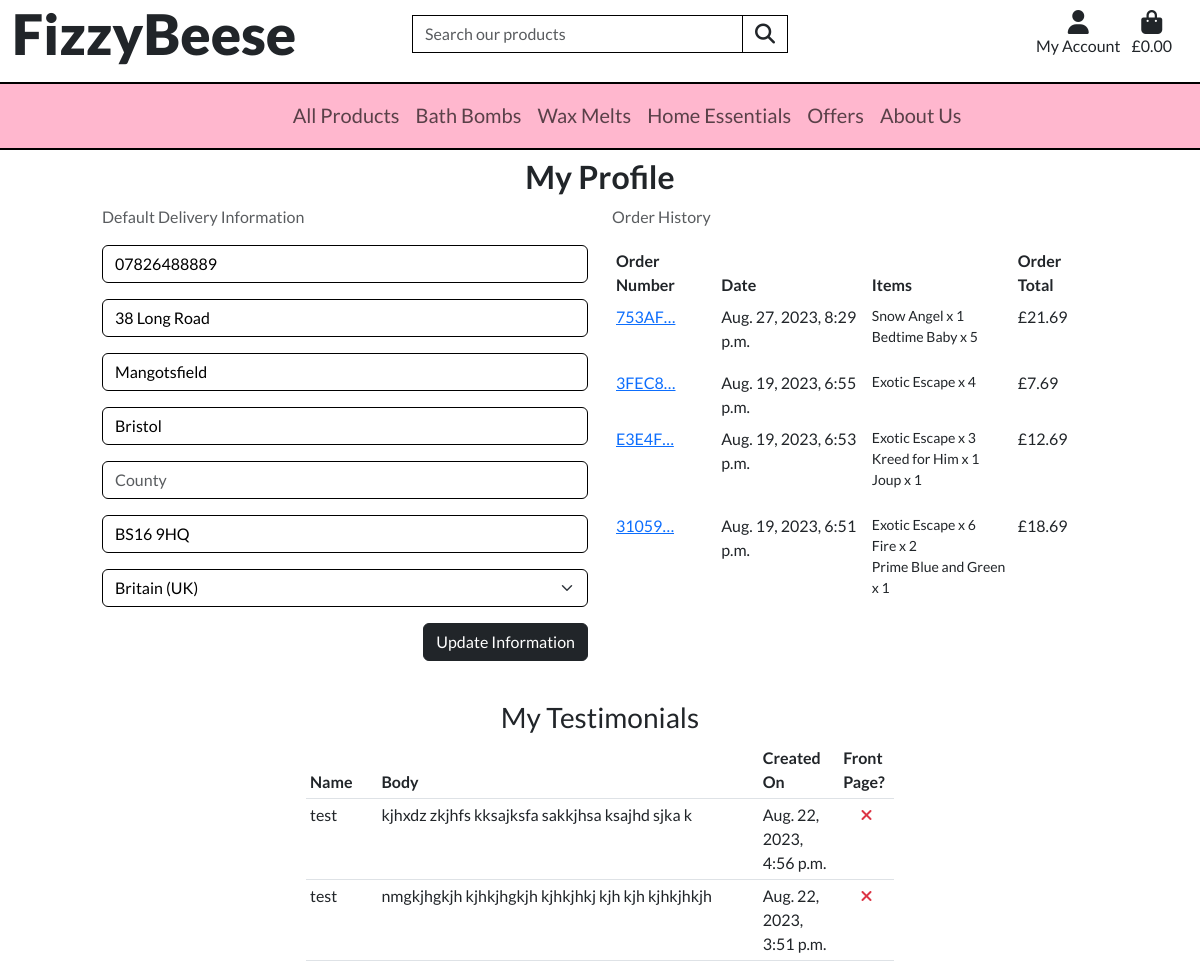
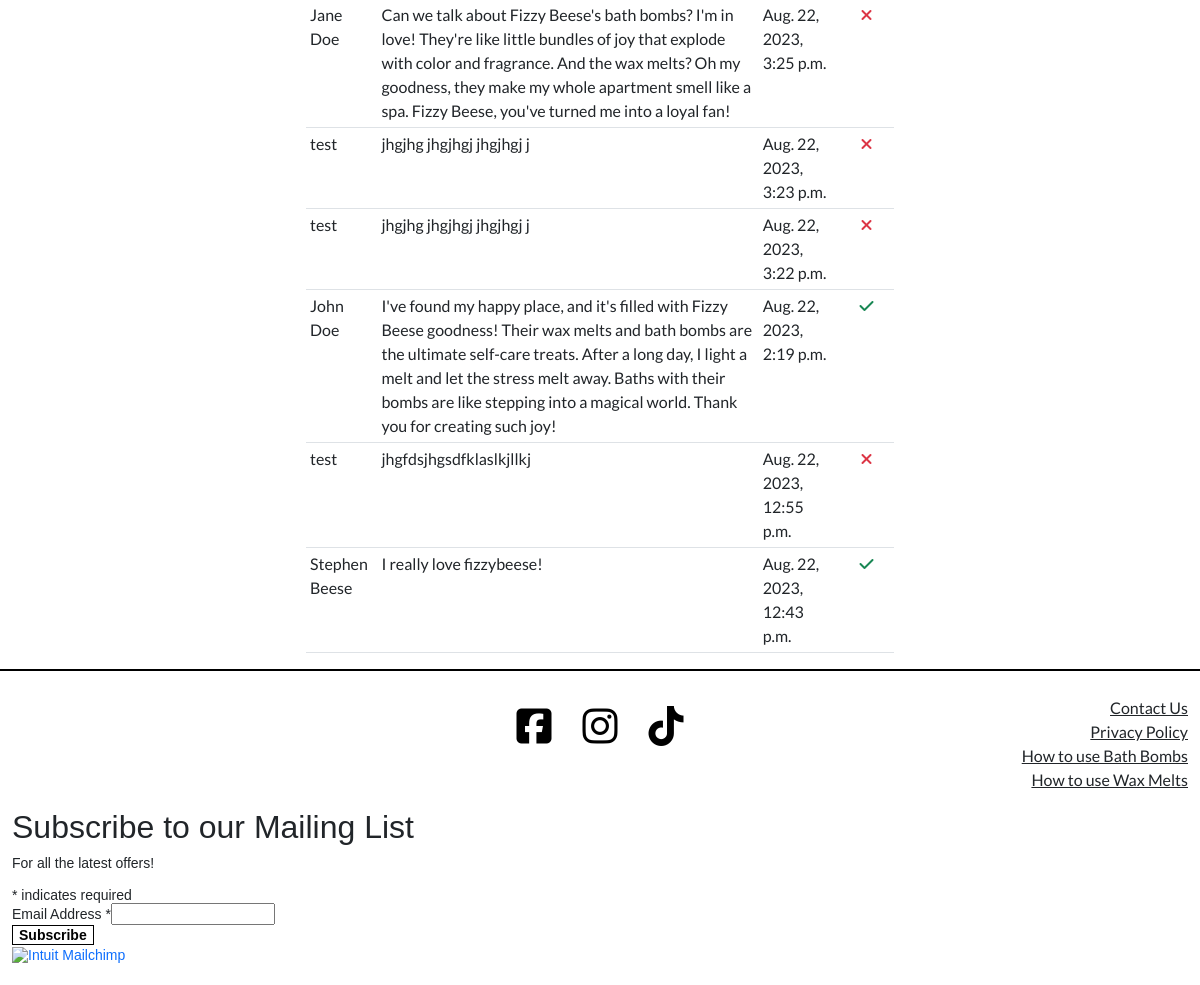
/profile/ (signed in), run on the app's committed database (2 pictures, top to bottom).
### profiles/models.py (models this page shows, shortened)
class UserProfile(models.Model):
    user = models.OneToOneField(User, on_delete=models.CASCADE)
    default_phone_number = models.CharField(
        max_length=20, null=True, blank=True)
    default_street_address1 = models.CharField(
        max_length=80, null=True, blank=True)
    default_street_address2 = models.CharField(
        max_length=80, null=True, blank=True)
    default_town_or_city = models.CharField(
        max_length=40, null=True, blank=True)
    default_county = models.CharField(max_length=80, null=True, blank=True)
    default_postcode = models.CharField(max_length=20, null=True, blank=True)
    default_country = CountryField(
        blank_label='Country', null=True, blank=True)

### checkout/models.py (models this page shows, shortened)
class Order(models.Model):
    order_number = models.CharField(max_length=32, null=False, editable=False)
    user_profile = models.ForeignKey(UserProfile, on_delete=models.SET_NULL,
                                     null=True, blank=True,
                                     related_name='orders')
    full_name = models.CharField(max_length=50, null=False, blank=False)
    email = models.EmailField(max_length=254, null=False, blank=False)
    phone_number = models.CharField(max_length=20, null=False, blank=False)
    country = CountryField(blank_label='Country *', null=False, blank=False)
    postcode = models.CharField(max_length=20, null=False, blank=False)
    town_or_city = models.CharField(max_length=40, null=False, blank=False)
    street_address1 = models.CharField(max_length=80, null=False, blank=False)
    street_address2 = models.CharField(max_length=80, null=True, blank=True)
    county = models.CharField(max_length=80, null=True, blank=True)
    date = models.DateTimeField(auto_now_add=True)
    total_weight = models.IntegerField(null=False, default=0)
    delivery_cost = models.DecimalField(
        max_digits=6, decimal_places=2, null=False, default=0)
    order_total = models.DecimalField(
        max_digits=10,
        decimal_places=2,
        null=False,
        default=0.00)
    grand_total = models.DecimalField(
        max_digits=10,
        decimal_places=2,
        null=False,
        default=0)
    original_bag = models.TextField(null=False, blank=False, default='')
    stripe_pid = models.CharField(
        max_length=254,
        null=False,
        blank=False,
        default='')

class OrderLineItem(models.Model):
    order = models.ForeignKey(
        Order,
        null=False,
        blank=False,
        on_delete=models.CASCADE,
        related_name='lineitems')
    product = models.ForeignKey(
        Product,
        null=False,
        blank=False,
        on_delete=models.CASCADE)
    quantity = models.IntegerField(null=False, blank=False, default=0)
    lineitem_total = models.DecimalField(
        max_digits=6,
        decimal_places=2,
        null=False,
        blank=False,
        editable=False)

### products/models.py (models this page shows, shortened)
class Product(models.Model):
    name = models.CharField(max_length=254, unique=True)
    description = models.TextField(null=True, blank=True)
    price = models.DecimalField(max_digits=5, decimal_places=2)
    stock_remaining = models.IntegerField(null=False)
    product_categories = models.ManyToManyField(
        ProductCategory)  # Links to ProductCategory
    fragrance_categories = models.ManyToManyField(
        FragranceCategory, blank=True)  # Links to FragranceCategory
    weight = models.IntegerField()
    sale_price = models.DecimalField(
        max_digits=5,
        decimal_places=2,
        null=True,
        blank=True)
    is_clearance = models.BooleanField()
    is_featured = models.BooleanField()
    is_hidden = models.BooleanField()
    image = models.ImageField(null=True, blank=True)
    label_image = models.ImageField(null=True, blank=True)
    uploaded_on = models.DateTimeField()

### testimonials/models.py (models this page shows, shortened)
class Testimonial(models.Model):
    user_profile = models.ForeignKey(UserProfile, on_delete=models.CASCADE,
                                     related_name='testimonials')
    name = models.CharField(max_length=50, null=False, blank=False)
    body = models.TextField(null=False, blank=False)
    approved = models.BooleanField(default=False)
    created_on = models.DateTimeField(auto_now_add=True)

### profiles/views.py (the view)
# urls.py: path('profile/', include('profiles.urls')),
@login_required
def profile(request):
    profile = get_object_or_404(UserProfile, user=request.user)
    if request.method == 'POST':
        form = UserProfileForm(request.POST, instance=profile)
        if form.is_valid():
            form.save()
            messages.success(request, 'Profile updated successfully')
        else:
            messages.error(
                request, 'Update failed. Please ensure the form is vaild.')
    else:
        form = UserProfileForm(instance=profile)
    orders = profile.orders.all().order_by('-date')
    testimonials = profile.testimonials.all().order_by('-created_on')
    template = 'profiles/profile.html/'
    context = {
        'form': form,
        'orders': orders,
        'testimonials': testimonials,
        'on_profile_page': True,
    }
    return render(request, template, context)

### profiles/forms.py
class UserProfileForm(forms.ModelForm):
    class Meta:
        model = UserProfile
        exclude = ('user',)
    def __init__(self, *args, **kwargs):
        super().__init__(*args, **kwargs)
        placeholders = {
            'default_phone_number': 'Phone Number',
            'default_street_address1': 'Street Address 1',
            'default_street_address2': 'Street Address 2 ',
            'default_town_or_city': 'Town or City',
            'default_county': 'County',
            'default_postcode': 'Postcode',
        }
        self.fields['default_phone_number'].widget.attrs['autofocus'] = True
        for field in self.fields:
            if field != 'default_country':
                if self.fields[field].required:
                    placeholder = f'{placeholders[field]} *'
                else:
                    placeholder = placeholders[field]
                self.fields[field].widget.attrs['placeholder'] = placeholder
            self.fields[field].widget.attrs['class'] = 'border-black profile-form-input'
            self.fields[field].label = False

### bag/contexts.py (called while the page is built, shortened)
def bag_contents(request):
    bag_items = []
    total = 0
    product_count = 0
    total_weight = 0
    bag = request.session.get('bag', {})
    if total < settings.FREE_DELIVERY_THRESHOLD:
        if product_count == 0:
            delivery = 0
        free_delivery_delta = settings.FREE_DELIVERY_THRESHOLD - total
    else:
        delivery = 0
        free_delivery_delta = 0
    grand_total = delivery + total
    context = {
        'bag_items': bag_items,
        'total': total,
        'product_count': product_count,
        'total_weight': total_weight,
        'delivery': delivery,
        'free_delivery_delta': free_delivery_delta,
        'free_delivery_threshold': settings.FREE_DELIVERY_THRESHOLD,
        'grand_total': grand_total,
    }
    return context

### home/contexts.py (called while the page is built)
def offers(model):
    clearance_products = Product.objects.filter(is_clearance=True)
    sale_products = Product.objects.filter(sale_price=True)
    context = {
        'clearance_products': clearance_products,
        'sale_products': sale_products,
    }
    return context

### testimonials/contexts.py (called while the page is built)
def testimonial_context(request):
    testimonials = Testimonial.objects.filter(approved=True)
    context = {
        'testimonials': testimonials,
    }
    return context

### profiles/templates/profiles/profile.html (shortened to what this page needs)
{% extends 'base.html' %}
{% load static %}
{% block extra_css %}
<link rel="stylesheet" href="{% static 'profiles/css/profile.css' %}">
{% endblock %}
{% block content %}
    <div class="row checkout-container mx-0">
        <div class="col-12">
            <h2 class="text-center my-2 fw-bold">My Profile</h2>
        </div>
    </div>
    <div class="row justify-content-center">
        <div class="col-lg-5 col-10">
            <p class="text-muted">
                Default Delivery Information
            </p>
            <form class="mt-3" action="{% url 'profile' %}" method="POST" id="profile-update-form">
                {{ form|crispy }}
                <button class="btn btn-dark float-end mb-3">Update Information</button>
            </form>
        </div>
        <div class="col-lg-5 col-10">
            <p class="text-muted">Order History</p>
            {% if orders %}
            <div class="order-history table-responsive">
                <table class="table table-sm table-borderless">
                    <thead>
                        <th>Order Number</th>
                        <th>Date</th>
                        <th>Items</th>
                        <th>Order Total</th>
                    </thead>
                    <tbody>
                        {% for order in orders %}
                            <tr>
                                <td>
                                    <a href="{% url 'order_history' order.order_number %}"
                                    title="{{ order.order_number}}">
                                        {{ order.order_number|truncatechars:6 }}
                                    </a>
                                </td>
                                <td>{{ order.date }}</td>
                                <td>
                                    <ul class="list-unstyled">
                                        {% for item in order.lineitems.all %}
                                            <li class="small">
                                                {{ item.product.name }} x {{ item.quantity }}
                                            </li>
                                        {% endfor %}
                                    </ul>
                                </td>
                                <td>£{{ order.grand_total }}</td>
                            </tr>
                        {% endfor %}
                    </tbody>
                </table>
            </div>
            {% else %}
                <h3 class="mb-3 text-center">You currently have no order history.</h3>
            {% endif %}
        </div>
    </div>
    {% if testimonials %}
    <div class="row justify-content-center mt-4">
        <div class="col-6">
            <h3 class="text-center">My Testimonials</h3>
            <table class="table table-sm">
                <thead>
                    <th>Name</th>
                    <th>Body</th>
                    <th>Created On</th>
                    <th>Front Page?</th>
                </thead>
                <tbody>
                    {% for testimonial in testimonials %}
                    <tr>
                        <td>{{ testimonial.name }}</td>
                        <td class="mw-50">{{ testimonial.body }}</td>
                        <td>{{ testimonial.created_on }}</td>
                        <td class="text-center">
                            {% if testimonial.approved %}
                            <span class="text-success">
                                <i class="fa-solid fa-check"></i>
                            </span>
                            {% else %}
                            <span class="text-danger">
                                <i class="fa-solid fa-xmark"></i>
                            </span>
                            {% endif %}
                        </td>
                    </tr>
                    {% endfor %}
                </tbody>
            </table>
        </div>
    </div>
    {% endif %}
{% endblock %}

### static/css/base.css (style rules this page uses)
html { height: 100% }
body { font-family: 'Lato', sans-serif; font-weight: 400; }
.form-control { border: 1px solid black; }

### profiles/static/profiles/css/profile.css (style rules this page uses)
.order-history { max-height: 362px; overflow-y: auto; }
#profile-update-form .form-control { color: #000; }
#profile-update-form input::placeholder { color: #595c5f; }
#id_default_country, #id_default_country option:not(:first-child) { color: #000; }

### data on the page
UserProfile: default_phone_number "07826488889", default_street_address1 "38 Long Road", default_street_address2 "Mangotsfield", default_town_or_city "Bristol", default_postcode "BS16 9HQ", default_country "Britain (UK)"
Order: order_number "753AF…", date "Aug. 27, 2023, 8:29 p.m.", grand_total "21.69"
OrderLineItem: product.name "Snow Angel", quantity "1"
OrderLineItem: product.name "Bedtime Baby", quantity "5"
Order: order_number "3FEC8…", date "Aug. 19, 2023, 6:55 p.m.", grand_total "7.69"
OrderLineItem: product.name "Exotic Escape", quantity "4"
Order: order_number "E3E4F…", date "Aug. 19, 2023, 6:53 p.m.", grand_total "12.69"
OrderLineItem: product.name "Exotic Escape", quantity "3"
OrderLineItem: product.name "Kreed for Him", quantity "1"
OrderLineItem: product.name "Joup", quantity "1"
Order: order_number "31059…", date "Aug. 19, 2023, 6:51 p.m.", grand_total "18.69"
OrderLineItem: product.name "Exotic Escape", quantity "6"
OrderLineItem: product.name "Fire", quantity "2"
OrderLineItem: product.name "Prime Blue and Green", quantity "1"
Testimonial: name "test", body "kjhxdz zkjhfs kksajksfa sakkjhsa ksajhd sjka k", created_on "Aug. 22, 2023, 4:56 p.m.", approved False (drawn)
Testimonial: name "test", body "nmgkjhgkjh kjhkjhgkjh kjhkjhkj kjh kjh kjhkjhkjh", created_on "Aug. 22, 2023, 3:51 p.m.", approved False (drawn)
Testimonial: name "Jane Doe", body "Can we talk about Fizzy Beese's bath bombs? I'm in love! They're like little bundles of joy that explode with color and fragrance. And the wax melts? Oh my goodness, they make my whole apartment smell like a spa. Fizzy Beese, you've turned me into a loyal fan!", created_on "Aug. 22, 2023, 3:25 p.m.", approved False (drawn)
Testimonial: name "test", body "jhgjhg jhgjhgj jhgjhgj j", created_on "Aug. 22, 2023, 3:23 p.m.", approved False (drawn)
Testimonial: name "test", body "jhgjhg jhgjhgj jhgjhgj j", created_on "Aug. 22, 2023, 3:22 p.m.", approved False (drawn)
Testimonial: name "John Doe", body "I've found my happy place, and it's filled with Fizzy Beese goodness! Their wax melts and bath bombs are the ultimate self-care treats. After a long day, I light a melt and let the stress melt away. Baths with their bombs are like stepping into a magical world. Thank you for creating such joy!", created_on "Aug. 22, 2023, 2:19 p.m.", approved True (drawn)
Testimonial: name "test", body "jhgfdsjhgsdfklaslkjllkj", created_on "Aug. 22, 2023, 12:55 p.m.", approved False (drawn)
Testimonial: name "Stephen Beese", body "I really love fizzybeese!", created_on "Aug. 22, 2023, 12:43 p.m.", approved True (drawn)
